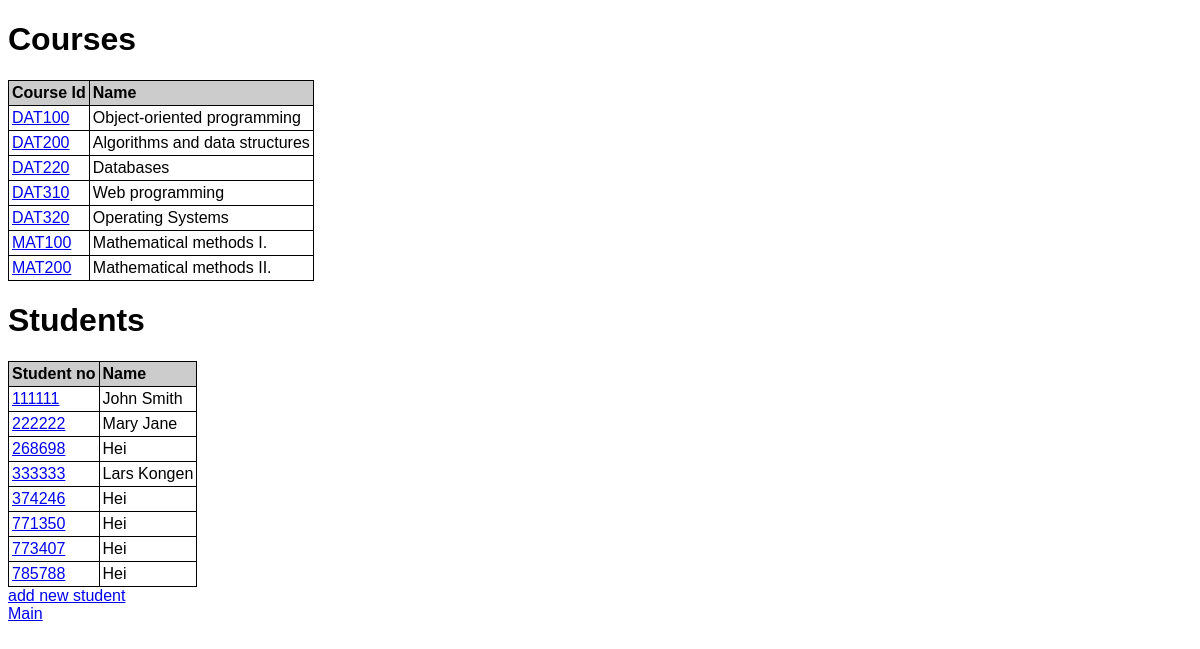
The page / on the database its author committed.
### tables this page shows
CREATE TABLE courses (
                                id TEXT PRIMARY KEY,
                                name TEXT
                            );

CREATE TABLE students (
                                student_no INTEGER PRIMARY KEY,
                                name TEXT NOT NULL
                            );

### app.py (the view)
@app.route("/")
def index():
    conn = get_db()
    return render_template("index.html",
                    students=select_students(conn),
                    courses=select_courses(conn))

### app.py (called while the page is built)
def get_db():
    db = getattr(g, '_database', None)
    if db is None:
        db = g._database = sqlite3.connect(DATABASE)
    return db

@app.teardown_appcontext
def close_connection(exception):
    db = getattr(g, '_database', None)
    if db is not None:
        db.close()

### setup_db.py (called while the page is built)
def select_students(conn):
    cur = conn.cursor()
    cur.execute("SELECT student_no, name FROM students")
    students = []
    for (student_no, name) in cur:
        students.append({
            "student_no": student_no,
            "name": name
            })
    return students

def select_courses(conn):
    cur = conn.cursor()
    cur.execute("SELECT id, name FROM courses")
    courses = []
    for (id,name) in cur:
        courses.append({
            "course_id": id,
            "name": name
            })
    return courses

### templates/index.html
{% extends "base.html" %} {% block content %}
<h1>Courses</h1>
<table>
    <thead>
        <tr>
            <th>Course Id</th>
            <th>Name</th>
        </tr>
    </thead>
    <tbody>
        {% for course in courses|sort(attribute='course_id', reverse=False) %}
        <tr>
            <td><a href="/course/{{ course.course_id }}">{{ course.course_id }} </a></td>
            <td>{{ course.name }}</td>
        </tr>
        {% endfor %}
    </tbody>
</table>
<h1>Students</h1>
<table>
    <thead>
        <tr>
            <th>Student no</th>
            <th>Name</th>
        </tr>
    </thead>
    <tbody>
        {% for student in students|sort(attribute='student_no', reverse=False) %}
        <tr>
            <td><a href="/students/{{ student.student_no }}">{{ student.student_no }} </a></td>
            <td>{{ student.name }}</td>
        </tr>
        {% endfor %}
    </tbody>
</table>
<a href="/add_student">add new student</a> {% endblock %}

### templates/base.html (shortened to what this page needs)
<!DOCTYPE html>
<html lang="en">
<head>
    <link rel="stylesheet" href="{{ url_for('static', filename='style.css') }}" />
</head>
<body>{% block content %}{% endblock %}</body>
<footer><a href="/">Main</a></footer>
</html>

### static/style.css (style rules this page uses)
* { font-family: Verdana, Arial, sans-serif; }
table { border-collapse: collapse; }
th { background-color: #cccccc; text-align: left; }
td, th { border: 1px solid black; padding: 3px; }

### rows shown on the page
courses: course_id "DAT100", name "Object-oriented programming"
courses: course_id "DAT200", name "Algorithms and data structures"
courses: course_id "DAT220", name "Databases"
courses: course_id "DAT310", name "Web programming"
courses: course_id "DAT320", name "Operating Systems"
courses: course_id "MAT100", name "Mathematical methods I."
courses: course_id "MAT200", name "Mathematical methods II."
students: student_no "111111", name "John Smith"
students: student_no "222222", name "Mary Jane"
students: student_no "268698", name "Hei"
students: student_no "333333", name "Lars Kongen"
students: student_no "374246", name "Hei"
students: student_no "771350", name "Hei"
students: student_no "773407", name "Hei"
students: student_no "785788", name "Hei"
